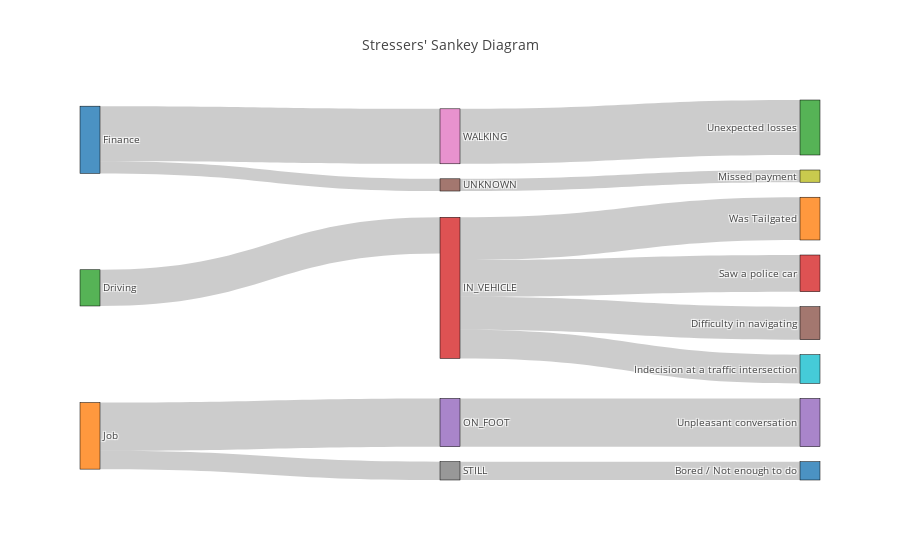

Source (notebook cell):
### Markdown cell above
### Sankey diagram
A [Sankey diagram](https://en.wikipedia.org/wiki/Sankey_diagram) is utilized to show the flow between different components and, in our case, the breakdown between categories, sub-categories, and activities.   

This diagram shows the stressor categories on the left edge and the detailed stress information on the right.  In the middle are the activity classificiations, derived from a smartphone, of what the person was doing at the time of the stress event.  You can move the mouse cursor over the boxes and lines to see the details and highlight a flow within the diagram.  You may see that the events might not be ordered to your liking or that their order could be improved.  Try dragging the boxes up and down to change this order and watch the diagram adjust.

### Code cell
stress_stream.plot_stress_sankey(cat_cols=["stresser_main","activity","stresser_sub"])

### Figure 1 — Plotly figure (JSON) as saved in the notebook; plotly's stock layout.template omitted (floating-point values rounded to 4 significant figures)
{"data": [{"link": {"source": [2, 0, 0, 3, 3, 3, 3, 1, 1, 4, 7, 5, 6], "target": [3, 5, 6, 15, 9, 13, 11, 4, 7, 14, 10, 8, 12], "value": [0.5929, 0.2, 0.9, 0.54, 0.47, 0.6, 0.7, 0.79, 0.3, 0.79, 0.3, 0.2, 0.9]}, "node": {"label": ["Finance", "Job", "Driving", "IN_VEHICLE", "ON_FOOT", "UNKNOWN", "WALKING", "STILL", "Missed payment", "Indecision at a traffic intersection", "Bored / Not enough to do", "Was Tailgated", "Unexpected losses", "Saw a police car", "Unpleasant conversation", "Difficulty in navigating"], "line": {"color": "black", "width": 0.5}, "pad": 15, "thickness": 20}, "type": "sankey"}], "layout": {"autosize": true, "font": {"size": 10}, "title": {"text": "Stressers' Sankey Diagram"}}}
